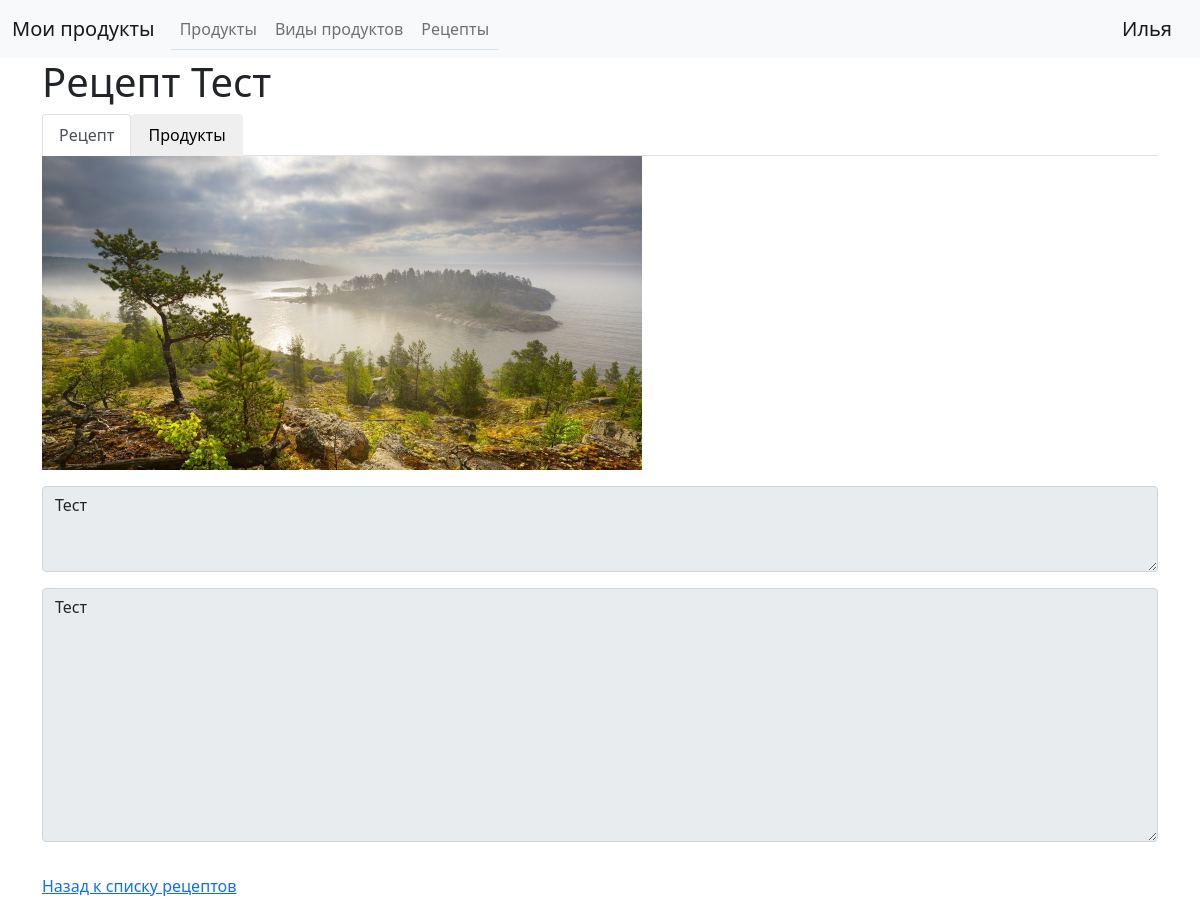
/recipe_info/1 (signed in), run on the app's committed database.
### data/users.py (models this page shows, shortened)
class User(SqlAlchemyBase, UserMixin):
    __tablename__ = 'users'
    id = sqlalchemy.Column(sqlalchemy.Integer,
                           primary_key=True, autoincrement=True)
    name = sqlalchemy.Column(sqlalchemy.String, nullable=True)
    about = sqlalchemy.Column(sqlalchemy.String, nullable=True)
    email = sqlalchemy.Column(sqlalchemy.String,
                              index=True, unique=True, nullable=True)
    hashed_password = sqlalchemy.Column(sqlalchemy.String, nullable=True)
    created_date = sqlalchemy.Column(sqlalchemy.DateTime,
                                     default=datetime.datetime.now)

### data/recipes.py (models this page shows)
class Recipe(SqlAlchemyBase):
    __tablename__ = 'recipes'
    id = sqlalchemy.Column(sqlalchemy.Integer, primary_key=True, autoincrement=True)
    name = sqlalchemy.Column(sqlalchemy.String)
    description = sqlalchemy.Column(sqlalchemy.Text)
    guide = sqlalchemy.Column(sqlalchemy.Text)
    photo_path = sqlalchemy.Column(sqlalchemy.String, default='without_photo')
    product_amounts = orm.relationship("RecipeProductAmount")

### main.py (the view)
@app.route('/recipe_info/<int:id>', methods=['GET', 'POST'])
@login_required
def view_recipe(id):
    form = RecipeEditForm()
    if request.method == "GET":
        db_sess = db_session.create_session()
        recipe = db_sess.query(Recipe).filter(Recipe.id == id).first()
        if not recipe:
            abort(404)
        return render_template('recipe_info.html', recipe=recipe, title='Редактирование рецепта')

### forms/recipe_edit_form.py
class RecipeEditForm(FlaskForm):
    pass

### data/db_session.py (called while the page is built)
def create_session() -> Session:
    global __factory
    return __factory()

### main.py (called while the page is built)
@login_manager.user_loader
def load_user(user_id):
    db_sess = db_session.create_session()
    return db_sess.query(User).get(user_id)

### templates/recipe_info.html (shortened to what this page needs)
{% extends "base.html" %}
{% block content %}
<h1>Рецепт {{recipe.name}}</h1>
<ul class="nav nav-tabs" id="myTab" role="tablist">
    <li class="nav-item" role="presentation">
        <button class="nav-link active" id="info-tab" data-bs-toggle="tab" data-bs-target="#info" type="button"
                role="tab" aria-controls="info" aria-selected="true">Рецепт
        </button>
    </li>
    <li class="nav-item" role="presentation">
        <button class="nav-link" id="product-tab" data-bs-toggle="tab" data-bs-target="#product" type="button"
                role="tab" aria-controls="product" aria-selected="false">Продукты
        </button>
    </li>
</ul>
<div class="tab-content">
    <div class="tab-pane active" id="info" role="tabpanel" aria-labelledby="info-tab">
        <img alt="..." src="{{recipe.photo_path}}" width="600px">
        <div>
            <p class="mt-3"><textarea class="form-control" rows="3"
                                      readonly="readonly">{{recipe.description}}</textarea></p>
            <p class="mt-3"><textarea class="form-control" rows="10" readonly="readonly">{{recipe.guide}}</textarea></p>
            <div class="pt-3">
                <a class="link-primary" href="/recipes">Назад к списку рецептов</a>
            </div>
        </div>
    </div>
        {% endblock %}

### templates/base.html (shortened to what this page needs)
<!doctype html>
<html lang="ru">
<head>
    <link
          href="https://cdn.jsdelivr.net/npm/bootstrap@5.0.0-beta1/dist/css/bootstrap.min.css"
          rel="stylesheet">
</head>
<body>
<nav class="navbar navbar-expand-lg navbar-light bg-light">
    <div class="container-fluid">
        <a class="navbar-brand" href="/">Мои продукты</a>
        <ul class="navbar-nav nav-tabs me-auto mb-2 mb-lg-0">
            <li class="nav-item">
                <a class="nav-link {{ 'active' if title == 'Продукты' else '' }}" href="/products">Продукты</a>
            </li>
            <li class="nav-item">
                <a class="nav-link {{ 'active' if title == 'Виды продуктов' else '' }}" href="/product_types">
                    Виды продуктов
                </a>
            </li>
            <li class="nav-item">
                <a class="nav-link {{ 'active' if title == 'Рецепты' else '' }}" href="/recipes">Рецепты</a>
            </li>
        </ul>
        {% if current_user.is_authenticated %}
        <a class="navbar-brand" href="/logout">{{ current_user.name }}</a>
        {% else %}
        <ul class="navbar-nav ml-auto mb-2 mb-lg-0">
            <li class="nav-item">
                <a class="nav-link" href="/login">Войти</a>
            </li>
        </ul>
        {% endif %}
    </div>
</nav>
<main class="container" role="main">
    {% block content %}
    {% endblock %}
</main>
</body>
</html>

### data on the page
User: name "Илья"
Recipe: name "Тест", photo_path (picture), description "Тест", guide "Тест"
